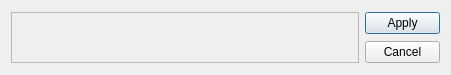
<?xml version="1.0" encoding="UTF-8"?>
<ui version="4.0">
 <class>SpellCheckerClass</class>
 <widget class="QDialog" name="SpellCheckerClass">
  <property name="geometry">
   <rect>
    <x>0</x>
    <y>0</y>
    <width>451</width>
    <height>75</height>
   </rect>
  </property>
  <property name="windowTitle">
   <string>Spell Checker</string>
  </property>
  <layout class="QGridLayout" name="gridLayout">
   <item row="0" column="0" rowspan="2">
    <widget class="QFrame" name="frameEditor">
     <property name="frameShape">
      <enum>QFrame::StyledPanel</enum>
     </property>
     <property name="frameShadow">
      <enum>QFrame::Raised</enum>
     </property>
     <layout class="QGridLayout" name="gridLayout_2">
      <property name="margin">
       <number>0</number>
      </property>
     </layout>
    </widget>
   </item>
   <item row="0" column="1">
    <widget class="QPushButton" name="btnApply">
     <property name="maximumSize">
      <size>
       <width>75</width>
       <height>16777215</height>
      </size>
     </property>
     <property name="text">
      <string>Apply</string>
     </property>
    </widget>
   </item>
   <item row="1" column="1">
    <widget class="QPushButton" name="btnCancel">
     <property name="maximumSize">
      <size>
       <width>75</width>
       <height>16777215</height>
      </size>
     </property>
     <property name="text">
      <string>Cancel</string>
     </property>
    </widget>
   </item>
  </layout>
 </widget>
 <layoutdefault spacing="6" margin="11"/>
 <resources/>
 <connections>
  <connection>
   <sender>btnCancel</sender>
   <signal>clicked()</signal>
   <receiver>SpellCheckerClass</receiver>
   <slot>close()</slot>
   <hints>
    <hint type="sourcelabel">
     <x>429</x>
     <y>84</y>
    </hint>
    <hint type="destinationlabel">
     <x>443</x>
     <y>102</y>
    </hint>
   </hints>
  </connection>
 </connections>
</ui>
